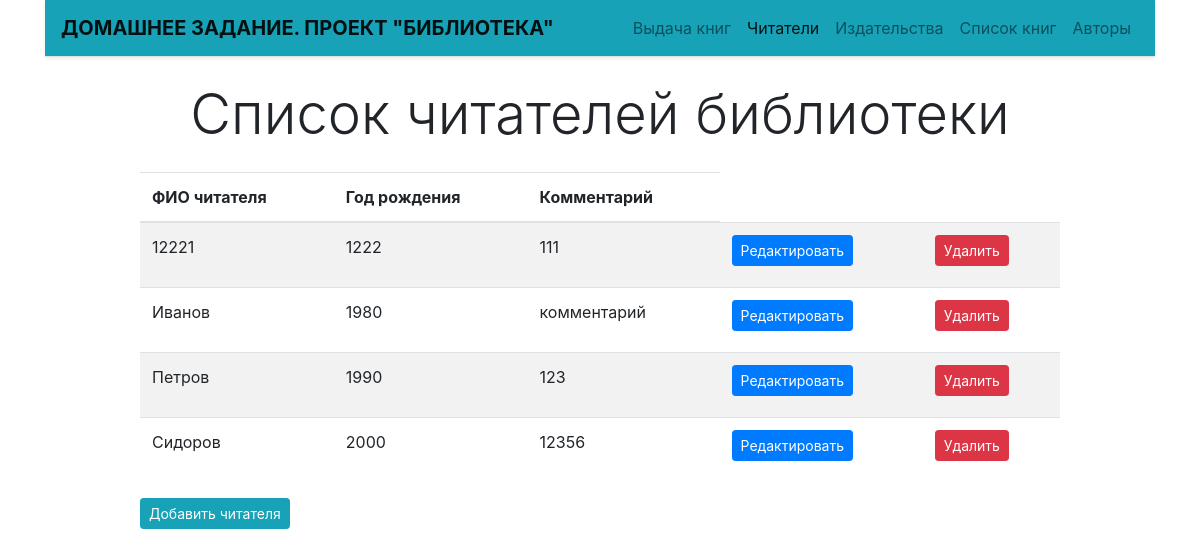
/reader/, run on the app's committed database.
### reader/models.py (models this page shows, shortened)
class Reader(models.Model):
    full_name = models.TextField(max_length=100, unique=True, verbose_name='ФИО читателя')
    birth_year = models.SmallIntegerField(verbose_name='Год рождения', null = True)
    comment = models.TextField(max_length=100, unique=True, verbose_name='Комментарий', null = True)
    class Meta:
        verbose_name = 'Читатель'
        verbose_name_plural = 'Читатели'
        ordering = ['full_name']

### reader/views.py (the view)
# urls.py: path('', reader_list, name='reader_list'),
def reader_list(request):
    template = loader.get_template('reader_list.html')
    reader = Reader.objects.all()
    reader_data = {
        "objects_list": reader,
    }
    return HttpResponse(template.render(reader_data, request))

### reader/templates/reader_list.html (shortened to what this page needs)
{% extends 'base.html' %}
{% block content %}
<h3 class="display-4 text-center my-4">Список читателей библиотеки</h3>
<div class="row">
    <div class="col-md-10 mx-auto">
        <table class="table table-striped">
            <thead>
                <tr>
                    <th> ФИО читателя </th>
                    <th> Год рождения </th>
                    <th> Комментарий </th>
                </tr>
            </thead>
            <tbody>
                {% for item in objects_list %}
                <tr>
                    <td>
                        <p>{{ item.full_name }}</p>
                    </td>
                    <td>
                        <p>{{ item.birth_year }}</p>
                    </td>
                    <td>
                        <p>{{ item.comment }}</p>
                    </td>
                    <td>
                        <a href="{% url 'reader:reader_update' pk=item.id %}">
                            <button type="button" class="btn btn-primary btn-sm">Редактировать</button>
                        </a>
                    </td>
                    <td>
                        <a href="{% url 'reader:reader_delete' pk=item.id %}">
                            <button type="button" class="btn btn-danger btn-sm">Удалить</button>
                        </a>
                    </td>
                </tr>
                {% endfor %}
            </tbody>
        </table>
    </div>
</div>
<div class="row">
    <div class="col-md-10 mx-auto">
        <a href="{% url 'reader:reader_create' %}">
            <button type="button" class="btn btn-info btn-sm">Добавить читателя</button>
        </a>
    </div>
</div>
{% endblock %}

### data on the page
Reader: full_name "12221", birth_year "1222", comment "111"
Reader: full_name "Иванов", birth_year "1980", comment "комментарий"
Reader: full_name "Петров", birth_year "1990", comment "123"
Reader: full_name "Сидоров", birth_year "2000", comment "12356"
